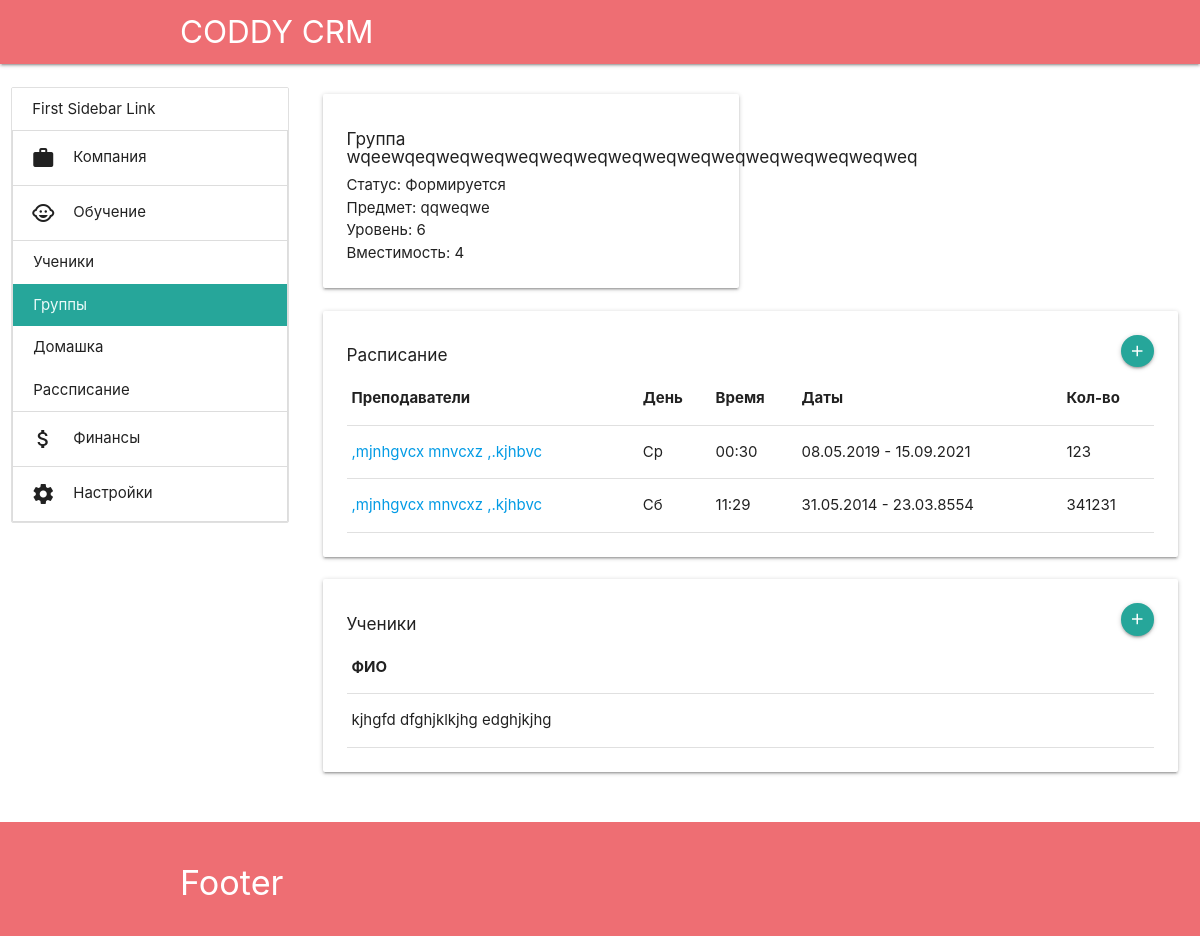
Before: /learning/groups/2/ (signed in) with the older database file.
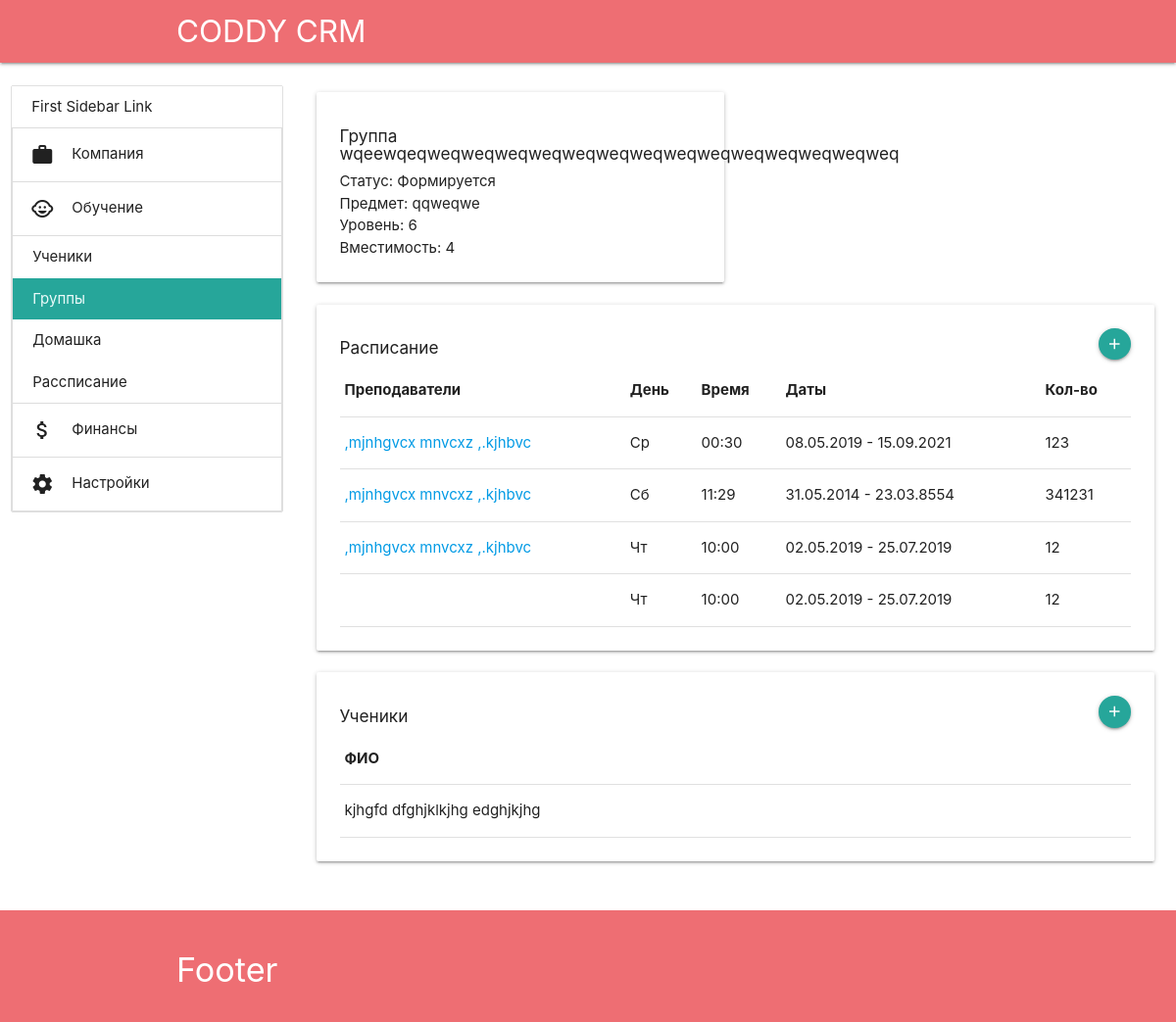
After: the same page with the newer database file.
### app/models.py (models this page shows)
class Person(models.Model):
    class Meta:
        abstract = True
    MALE = 'M'
    FEMALE = 'F'
    GENDERS = (
        ('', 'Не указан'),
        (MALE, 'Мужской'),
        (FEMALE, 'Женский'),
    )
    surname = models.CharField(max_length=50)
    name = models.CharField(max_length=50)
    patronymic = models.CharField(max_length=50, blank=True)
    gender = models.CharField(max_length=1, blank=True, choices=GENDERS)
    birthday = models.DateField(null=True, blank=True)
    image = models.ImageField(null=True, blank=True)
    email = models.EmailField()
    cell_phone = models.CharField(max_length=20, blank=True)
    phone = models.CharField(max_length=20, blank=True)
    social = models.CharField(max_length=250, blank=True)
    skype = models.CharField(max_length=50, blank=True)
    def get_full_name(self):
        return self.surname + ' ' + self.name + ' ' + self.patronymic
    def __str__(self):
        return self.get_full_name()

class Member(Person):
    role = models.ForeignKey(Role, on_delete=models.PROTECT)
    status = models.ForeignKey(Status, on_delete=models.SET_NULL,
                               null=True, blank=True)
    user = models.ForeignKey(User, on_delete=models.SET_NULL, null=True)

class Schedule(models.Model):
    WEEKDAYS = (
        (0, 'Пн'),
        (1, 'Вт'),
        (2, 'Ср'),
        (3, 'Чт'),
        (4, 'Пт'),
        (5, 'Сб'),
        (6, 'Вс'),
    )
    group = models.ForeignKey(Group, on_delete=models.CASCADE, related_name='schedules')
    weekday = models.PositiveSmallIntegerField(choices=WEEKDAYS)
    time = models.TimeField()
    start_date = models.DateField()
    count = models.PositiveSmallIntegerField()
    teachers = models.ManyToManyField(Member, related_name='schedules')
    def get_end_date(self):
        return self.start_date + datetime.timedelta(weeks=self.count)

class Student(Person):
    cont_role = models.CharField(max_length=50, blank=True)
    cont_surname = models.CharField(max_length=50, blank=True)
    cont_name = models.CharField(max_length=50, blank=True)
    cont_patronymic = models.CharField(max_length=50, blank=True)
    cont_email = models.EmailField(blank=True)
    cont_cell_phone = models.CharField(max_length=20, blank=True)

### app/views.py (the view)
# urls.py: path('learning/groups/<int:pk>/', views.LearningGroupsDetails.as_view(), name='learning_groups_details'),
@method_decorator(login_required, 'dispatch')
class LearningGroupsDetails(DetailView):
    model = Group
    context_object_name = 'group'
    template_name = 'app/learning_groups_details.html'

### app/models.py (called while the page is built)
    def __str__(self):
        return self.name

### app/templatetags/app_tags.py (called while the page is built)
@register.simple_tag(takes_context=True)
def active(context, url):
    cur_url = resolve(context['request'].path).url_name
    if cur_url.startswith(url):
        return 'active'
    return ''

### app/templates/app/learning_groups_details.html
{% extends "app/main.html" %}
{% load static %}
{% block content %}
<div class="col s12 l9">
    <div class="card">
        <div class="col s12 m6">
            <div class="card-panel z-depth-1">
                <h6>Группа {{ group.name }}</h6>
                <p>Статус: {{ group.get_status_display }}</p>
                <p>Предмет: {{ group.subject }}</p>
                <p>Уровень: {{ group.level }}</p>
                <p>Вместимость: {{ group.capacity }}</p>
            </div>
        </div>
        <div class="col s12">
            <div class="card-panel z-depth-1">
                <a class="btn-floating btn-small right waves-effect waves-light"
                   href="{% url 'learning_groups_add_schedule' group.pk %}">
                    <i class="material-icons">add</i>
                </a>
                <h6>Расписание</h6>
                <table>
                    <thead>
                    <tr>
                        <th>Преподаватели</th>
                        <th>День</th>
                        <th>Время</th>
                        <th>Даты</th>
                        <th>Кол-во</th>
                    </tr>
                    </thead>
                    <tbody>
                    {% for sch in group.schedules.all %}
                    <tr>
                        <td>
                            {% for teacher in sch.teachers.all %}
                            <p>
                                <a href="{% url 'company_members_profile' teacher.id %}">
                                    {{ teacher }}
                                </a>
                            </p>
                            {% endfor %}
                        </td>
                        <td>{{ sch.get_weekday_display }}</td>
                        <td>{{ sch.time|date:"H:i" }}</td>
                        <td>{{ sch.start_date|date:"d.m.Y" }} - {{ sch.get_end_date|date:"d.m.Y" }}</td>
                        <td>{{ sch.count }}</td>
                    </tr>
                    {% endfor %}
                    </tbody>
                </table>
            </div>
        </div>
        <div class="col s12">
            <div class="card-panel z-depth-1">
                <a class="btn-floating btn-small right waves-effect waves-light"
                   href="{% url 'learning_groups_add_student' group.pk %}">
                    <i class="material-icons">add</i>
                </a>
                <h6>Ученики</h6>
                <table>
                    <thead>
                    <tr>
                        <th>ФИО</th>
                    </tr>
                    </thead>
                    <tbody>
                    {% for student in group.students.all %}
                    <tr>
                        <td>
                            {{ student }}
                        </td>
                    </tr>
                    {% endfor %}
                    </tbody>
                </table>
            </div>
        </div>
    </div>
</div>
{% endblock content %}

Changed rows visible on the page:
added Schedule: weekday "Чт", time "10:00", start_date "02.05.2019", get_end_date "25.07.2019", count "12", Member (surname+name+patronymic ",mjnhgvcx mnvcxz ,.kjhbvc")
added Schedule: weekday "Чт", time "10:00", start_date "02.05.2019", get_end_date "25.07.2019", count "12"
